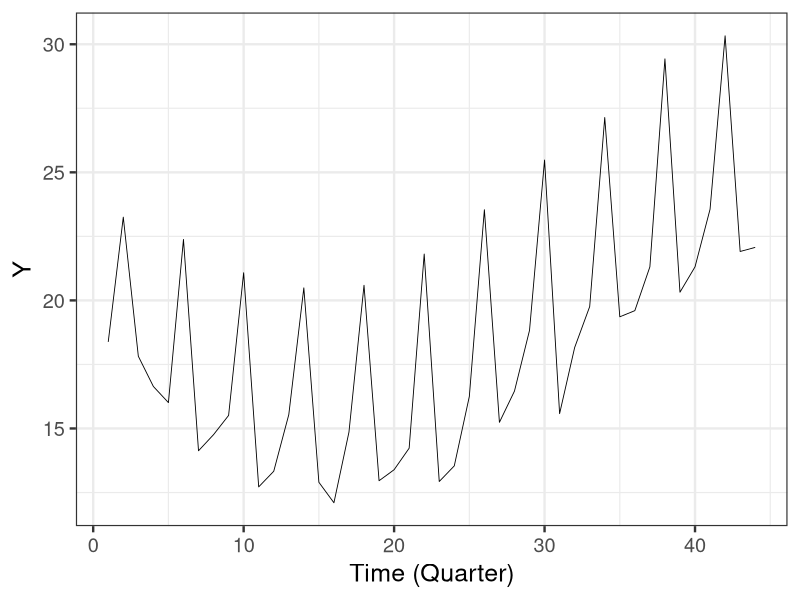

This figure's R source:
library(ggplot2)

d <- read.csv('input/data-season.csv')

p <- ggplot() +
  theme_bw(base_size=18) +
  geom_line(data=d, aes(x=X, y=Y), linewidth=0.3) +
  labs(x='Time (Quarter)', y='Y')
ggsave(p, file='output/fig11-6.png', dpi=300, width=3.5, height=3)
